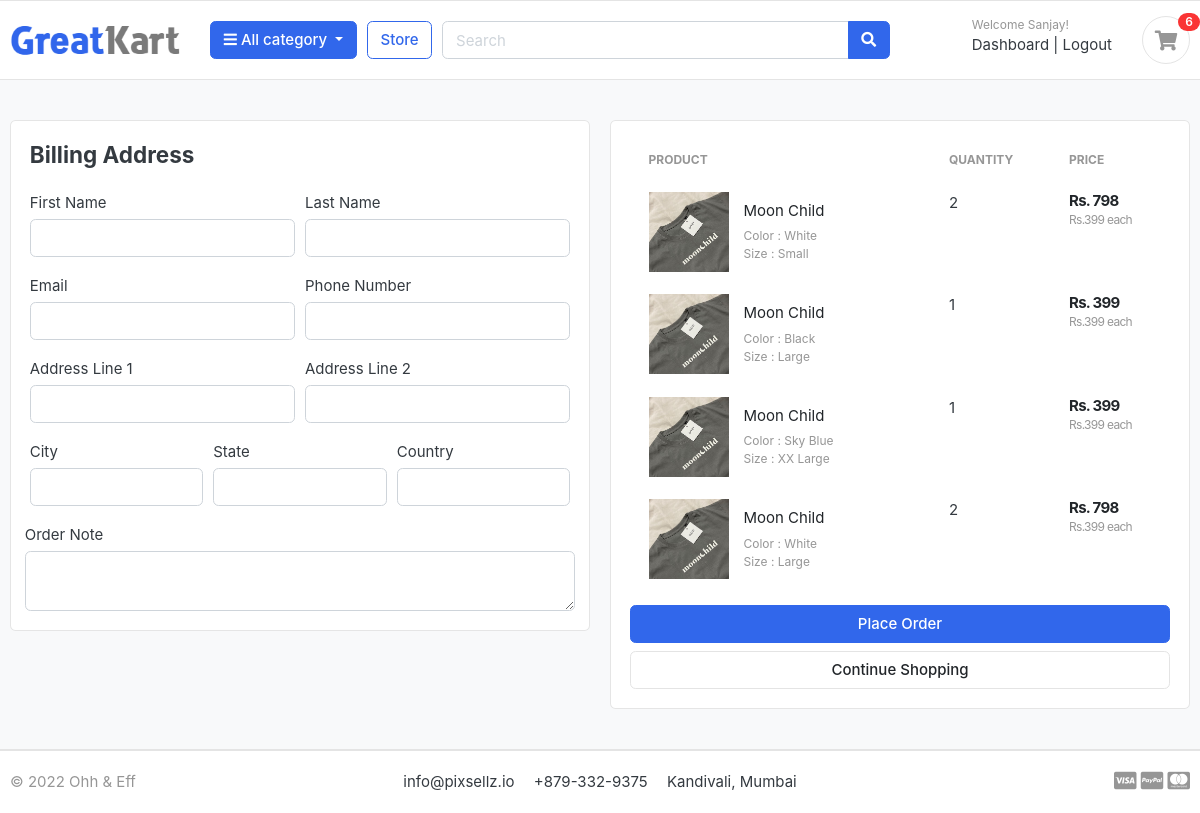
Page /cart/checkout/ (signed in) on the committed database.
### accounts/models.py (models this page shows, shortened)
class Account(AbstractBaseUser):
    first_name      = models.CharField(max_length=50)
    last_name       = models.CharField(max_length=50)
    username        = models.CharField(max_length=50, unique=True)
    email           = models.EmailField(max_length=100, unique=True)
    phone_number    = models.CharField(max_length=50)
    date_joined     = models.DateTimeField(auto_now_add=True)
    last_login      = models.DateTimeField(auto_now_add=True)
    is_admin        = models.BooleanField(default=False)
    is_staff        = models.BooleanField(default=False)
    is_active       = models.BooleanField(default=False)
    is_superadmin   = models.BooleanField(default=False)
    USERNAME_FIELD = 'email'
    REQUIRED_FIELDS = ['username', 'first_name', 'last_name']
    objects = MyAccountManager()

### carts/models.py (models this page shows, shortened)
class CartItem(models.Model):
    user = models.ForeignKey(Account, on_delete=models.CASCADE, null=True)
    product = models.ForeignKey(Product, on_delete=models.CASCADE)
    variations = models.ManyToManyField(Variation, blank=True)
    cart = models.ForeignKey(Cart, on_delete=models.CASCADE, null=True)
    quantity = models.IntegerField()
    is_active = models.BooleanField(default=True)
    def sub_total(self):
        return self.product.price * self.quantity

### store/models.py (models this page shows, shortened)
class Product(models.Model):
    product_name = models.CharField(max_length=200, unique=True)
    slug = models.SlugField(max_length=200, unique=True)
    product_description = models.TextField(max_length=200, blank=True)
    price = models.IntegerField()
    images = models.ImageField(upload_to = 'photos/products')
    stock = models.IntegerField()
    is_available = models.BooleanField(default=True)
    created_date = models.DateTimeField(auto_now_add=True)
    modified_date = models.DateTimeField(auto_now=True)
    category = models.ForeignKey(Category, on_delete=models.CASCADE)
    def get_url(self):
        return reverse('product_detail', args=[self.category.slug, self.slug])

class Variation(models.Model):
    product = models.ForeignKey(Product, on_delete=models.CASCADE)
    variation_category = models.CharField(max_length=100, choices=variation_category_choice)
    variation_value =models.CharField(max_length=100)
    is_active = models.BooleanField(default=True)
    created_date = models.DateTimeField(auto_now=True)
    objects = VariationManager()

### carts/views.py (the view)
# urls.py: path('checkout/', views.checkout, name='checkout')
@login_required(login_url='login')
def checkout(request, total = 0, quantity = 0,grand_total = 0, tax=0, cart_items = None):
    try:
        if request.user.is_authenticated:
            cart_items = CartItem.objects.filter(user=request.user, is_active=True)
        else:
            cart = Cart.objects.get(cart_id = _cart_id(request))
            cart_items = CartItem.objects.filter(cart=cart, is_active=True)
        for cart_item in cart_items:
            total += (cart_item.product.price * cart_item.quantity)
            quantity += cart_item.quantity
        tax = (5 *  total)/100
        grand_total = tax + total
    except ObjectDoesNotExist:
        pass
    context = {
        'total' : total,
        'quantity' : quantity,
        'cart_items' : cart_items,
        'grand_total' : grand_total,
        'tax' : tax
    }
    return render(request, 'store/checkout.html', context=context)

### carts/context_processors.py (called while the page is built)
def counter(request, cart_count = 0):
    if 'admin' in request.path:
        return {}
    else:
        try:
            cart = Cart.objects.filter(cart_id = _cart_id(request))
            if request.user.is_authenticated:
                cart_items = CartItem.objects.all().filter(user=request.user)
            else:
                cart_items = CartItem.objects.all().filter(cart=cart[:1])
            for cart_item in cart_items:
                cart_count += cart_item.quantity
        except Cart.DoesNotExist:
            cart_count = 0
    return dict(cart_count=cart_count)

### carts/views.py (called while the page is built)
def _cart_id(request):
    cart = request.session.session_key
    if not cart:
        cart = request.session.create()
    return cart

### category/context_processors.py (called while the page is built)
def menu_links(request):
    links = Category.objects.all()
    return dict(links = links)

### category/models.py (called while the page is built)
    def get_url(self):
        return reverse('products_by_category', args=[self.slug])

### templates/store/checkout.html (shortened to what this page needs)
{% extends 'base.html' %}
{% load static %}
{% block content %}
<section class="section-content padding-y bg">
    <div class="container">
    <div class="row">
        <aside class="col-lg-6">
    <div class="card">
        <div class="card-body">
            <h4 class="card-title mb-4">Billing Address</h4>
            <form action="{% url 'place_order' %}" method="POST">
                <div class="form-row">
                    <div class="col form-group">
                        <label for="">First Name</label>
                        <input type="text" name="first_name" class="form-control" required>
                    </div>
                    <div class="col form-group">
                        <label for="">Last Name</label>
                        <input type="text" name="last_name" class="form-control" required>
                    </div>
                </div>
                <div class="form-row">
                    <div class="col form-group">
                        <label for="">Email</label>
                        <input type="text" name="email" class="form-control" required>
                    </div>
                    <div class="col form-group">
                        <label for="">Phone Number</label>
                        <input type="text" name="phone" class="form-control" required>
                    </div>
                </div>
                <div class="form-row">
                    <div class="col form-group">
                        <label for="">Address Line 1</label>
                        <input type="text" name="address_line_1" class="form-control" required>
                    </div>
                    <div class="col form-group">
                        <label for="">Address Line 2</label>
                        <input type="text" name="address_line_2" class="form-control" required>
                    </div>
                </div>
                <div class="form-row">
                    <div class="col form-group">
                        <label for="">City</label>
                        <input type="text" name="city" class="form-control" required>
                    </div>
                    <div class="col form-group">
                        <label for="">State</label>
                        <input type="text" name="state" class="form-control" required>
                    </div>
                    <div class="col form-group">
                        <label for="">Country</label>
                        <input type="text" name="country" class="form-control" required>
                    </div>
                </div>
                    <div class="form-row">
                        <label for="">Order Note</label>
                        <textarea name="order_note" rows="2" class="form-control"></textarea>
                    </div>
    </div>
        </aside>
        <aside class="col-lg-6">
            <div class="card">
            <div class="card-body">
                <table class="table table-borderless table-shopping-cart">
                    <thead class="text-muted">
                    <tr class="small text-uppercase">
                      <th scope="col">Product</th>
                      <th scope="col" width="120">Quantity</th>
                      <th scope="col" width="120">Price</th>
                    </tr>
                    </thead>
                    <tbody>
                    {% for cart_item in cart_items %}
                    <tr>
                        <td>
                            <figure class="itemside align-items-center">
                                <div class="aside"><img src="{{cart_item.product.images.url}}" class="img-sm"></div>
                                <figcaption class="info">
                                    <a href="{{ cart_item.product.get_url }}" class="title text-dark">{{cart_item.product.product_name | capfirst}}</a>
                                    <p class="text-muted small">
                                        {% if cart_item.variations.all %}
                                            {% for item in cart_item.variations.all %}
                                                {{ item.variation_category | capfirst }} : {{ item.variation_value | capfirst }} <br>
                                            {% endfor %}
                                        {% endif %}
                                    </p>
                                </figcaption>
                            </figure>
                        </td>
                        <td>
                            <label for="">{{cart_item.quantity}}</label>
                        </td>
                        <td>
                            <div class="price-wrap">
                                <var class="price">Rs. {{ cart_item.sub_total }}</var>
                                <small class="text-muted">Rs.{{cart_item.product.price}} each </small>
                            </div>
                        </td>
                    </tr>
                    {% endfor %}
                    </tbody>
                    </table>
                <button type="submit" name="submit" class="btn btn-primary btn-block"> Place Order </button>
                <a href="#" class="btn btn-light btn-block">Continue Shopping</a>
            </div>
            </div>
    </aside>
    </div>
    </div>
    </section>
{% endblock %}

### templates/includes/navbar.html (shortened to what this page needs)
{% load static %}
<header class="section-header">
    <section class="header-main border-bottom">
        <div class="container">
    <div class="row align-items-center">
        <div class="col-lg-2 col-md-3 col-6">
            <a href="/" class="brand-wrap">
                <img class="logo" src="{%static './images/logo.png'%}">
            </a>
        </div>
        <div class="col-lg col-sm col-md col-6 flex-grow-0">
            <div class="category-wrap dropdown d-inline-block float-right">
                <button type="button" class="btn btn-primary dropdown-toggle" data-toggle="dropdown">
                    <i class="fa fa-bars"></i> All category
                </button>
            </div>
        </div>
        <a href="{% url 'store' %}" class="btn btn-outline-primary">Store</a>
        <div class="col-lg  col-md-6 col-sm-12 col">
            <form action="{% url 'search' %}" class="search" method='GET'>
                <div class="input-group w-100">
                    <input type="text" class="form-control" style="width:60%;" placeholder="Search" name="keyword">
                    <div class="input-group-append">
                      <button class="btn btn-primary" type="submit">
                        <i class="fa fa-search"></i>
                      </button>
                    </div>
                </div>
            </form>
        </div>
        <div class="col-lg-3 col-sm-6 col-8 order-2 order-lg-3">
                    <div class="d-flex justify-content-end mb-3 mb-lg-0">
                        {% if user.id is None %}
                            <div class="widget-header">
                                <small class="title text-muted">Welcome guest!</small>
                                <div>
                                    <a href="{% url 'login' %}">Sign in</a> <span class="dark-transp"> | </span>
                                    <a href="{% url 'register' %}"> Register</a>
                                </div>
                            </div>
                        {% else %}
                            <div class="widget-header">
                                <small class="title text-muted">Welcome {{user.first_name | capfirst}}!</small>
                                <div>
                                    <a href="{% url 'dashboard' %}">Dashboard</a> <span class="dark-transp"> | </span>
                                    <a href="{% url 'logout' %}"> Logout</a>
                                </div>
                            </div>
                        {% endif %}
                        <a href="{% url 'cart' %}" class="widget-header pl-3 ml-3">
                            <div class="icon icon-sm rounded-circle border"><i class="fa fa-shopping-cart"></i></div>
                            <span class="badge badge-pill badge-danger notify">{{cart_count}}</span>
                        </a>
                    </div>
                </div>
    </div>
        </div>
    </section>
    </header>

### e_commerce/static/css/ui.css (style rules this page uses)
html { font-family: "Inter", sans-serif; font-size: 15px; }
.price-wrap { letter-spacing: -0.7px; }
.icon-xs, .icon-sm, .icon-md, .icon-lg { display: inline-block; text-align: center; flex-shrink: 0; flex-grow: 0; }
.icon-sm { width: 48px; height: 48px; line-height: 48px !important; font-size: 20px; }
.img-xs, .img-sm, .img-md, .img-lg { -o-object-fit: cover; object-fit: cover; flex-shrink: 0; flex-grow: 0; }
.img-sm { width: 80px; height: 80px; }
.padding-y { padding-top: 40px; padding-bottom: 40px; }
var { font-style: normal; }
figure { margin-bottom: 0; }
article:after, .form-group:after { display: block; clear: both; content: ""; }
.bg { background-color: #f8f9fa; }
p:last-child { margin-bottom: 0; }
.header-main { position: relative; padding-top: 1rem; padding-bottom: 1rem; }
.brand-wrap .logo, .navbar-brand .logo { margin-right: 7px; max-height: 42px; display: inline-block; }
.widget-header { display: inline-block; vertical-align: middle; position: relative; }
.widget-header a { color: #343a40; }
.widget-header i { color: #969696; }
.widget-header .title { display: block; }
.widget-header .notify { position: absolute; top: -3px; right: -10px; }
.btn-light { background-color: #fff; border-color: #e4e4e4; }
.itemside { position: relative; display: flex; width: 100%; }
.itemside .aside { position: relative; flex-shrink: 0; }
.itemside .info { padding-left: 15px; padding-right: 7px; }
.itemside p { margin-bottom: 0; }
.itemside .title { display: block; margin-bottom: 5px; color: #212529; }
.notify { position: absolute; top: -4px; right: -10px; display: inline-block; padding: 0.25em 0.6em; font-size: 12px; line-height: 1; text-align: center; border-radius: 3rem; color: #fff; background-color: #fa3434; }
.price { font-weight: 600; color: #212529; }
.table-shopping-cart.table td, .table-shopping-cart.table th { padding-left: 1.25rem; padding-right: 1.25rem; }
.table-shopping-cart .price-wrap { line-height: 1.2; }
.table-shopping-cart .price { font-weight: bold; margin-right: 5px; display: block; }

### rows in the picture
Account: first_name "Sanjay"
CartItem: product.images (picture), product.product_name "Moon Child", quantity "2", sub_total "798", product.price "399"
Variation: variation_category "Color", variation_value "White"
Variation: variation_category "Size", variation_value "Small"
CartItem: product.images (picture), product.product_name "Moon Child", quantity "1", sub_total "399", product.price "399"
Variation: variation_category "Color", variation_value "Black"
Variation: variation_category "Size", variation_value "Large"
CartItem: product.images (picture), product.product_name "Moon Child", quantity "1", sub_total "399", product.price "399"
Variation: variation_category "Color", variation_value "Sky Blue"
Variation: variation_category "Size", variation_value "XX Large"
CartItem: product.images (picture), product.product_name "Moon Child", quantity "2", sub_total "798", product.price "399"

### other values in the picture
{{ cart_count }} "6"
